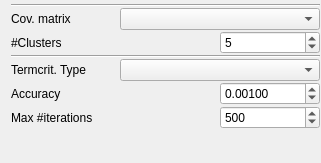
            <widget class="QWidget" name="page_EMC">
             <property name="geometry">
              <rect>
               <x>0</x>
               <y>0</y>
               <width>321</width>
               <height>163</height>
              </rect>
             </property>
             <attribute name="label">
              <string>EM-Classification</string>
             </attribute>
             <layout class="QVBoxLayout" name="verticalLayout_15">
              <property name="spacing">
               <number>1</number>
              </property>
              <property name="topMargin">
               <number>4</number>
              </property>
              <property name="rightMargin">
               <number>1</number>
              </property>
              <property name="bottomMargin">
               <number>1</number>
              </property>
              <item>
               <widget class="Line" name="line_16">
                <property name="orientation">
                 <enum>Qt::Horizontal</enum>
                </property>
               </widget>
              </item>
              <item>
               <layout class="QHBoxLayout" name="horizontalLayout_68">
                <item>
                 <widget class="QLabel" name="label_63">
                  <property name="text">
                   <string>Cov. matrix</string>
                  </property>
                 </widget>
                </item>
                <item>
                 <spacer name="horizontalSpacer_62">
                  <property name="orientation">
                   <enum>Qt::Horizontal</enum>
                  </property>
                  <property name="sizeHint" stdset="0">
                   <size>
                    <width>40</width>
                    <height>20</height>
                   </size>
                  </property>
                 </spacer>
                </item>
                <item>
                 <widget class="QComboBox" name="comboBox_EMC_CoxMatrixType">
                  <property name="minimumSize">
                   <size>
                    <width>200</width>
                    <height>0</height>
                   </size>
                  </property>
                 </widget>
                </item>
               </layout>
              </item>
              <item>
               <layout class="QHBoxLayout" name="horizontalLayout_72">
                <item>
                 <widget class="QLabel" name="label_64">
                  <property name="text">
                   <string>#Clusters</string>
                  </property>
                 </widget>
                </item>
                <item>
                 <spacer name="horizontalSpacer_66">
                  <property name="orientation">
                   <enum>Qt::Horizontal</enum>
                  </property>
                  <property name="sizeHint" stdset="0">
                   <size>
                    <width>40</width>
                    <height>20</height>
                   </size>
                  </property>
                 </spacer>
                </item>
                <item>
                 <widget class="QSpinBox" name="spinBox_EMC_NumClusters">
                  <property name="minimumSize">
                   <size>
                    <width>100</width>
                    <height>0</height>
                   </size>
                  </property>
                  <property name="minimum">
                   <number>1</number>
                  </property>
                  <property name="value">
                   <number>5</number>
                  </property>
                 </widget>
                </item>
               </layout>
              </item>
              <item>
               <widget class="Line" name="line_17">
                <property name="orientation">
                 <enum>Qt::Horizontal</enum>
                </property>
               </widget>
              </item>
              <item>
               <layout class="QHBoxLayout" name="horizontalLayout_70">
                <item>
                 <widget class="QLabel" name="label_70">
                  <property name="text">
                   <string>Termcrit. Type</string>
                  </property>
                 </widget>
                </item>
                <item>
                 <spacer name="horizontalSpacer_64">
                  <property name="orientation">
                   <enum>Qt::Horizontal</enum>
                  </property>
                  <property name="sizeHint" stdset="0">
                   <size>
                    <width>40</width>
                    <height>20</height>
                   </size>
                  </property>
                 </spacer>
                </item>
                <item>
                 <widget class="QComboBox" name="comboBox_EMC_Termcrit_Type">
                  <property name="minimumSize">
                   <size>
                    <width>200</width>
                    <height>0</height>
                   </size>
                  </property>
                 </widget>
                </item>
               </layout>
              </item>
              <item>
               <layout class="QHBoxLayout" name="horizontalLayout_71">
                <item>
                 <widget class="QLabel" name="label_71">
                  <property name="text">
                   <string>Accuracy</string>
                  </property>
                 </widget>
                </item>
                <item>
                 <spacer name="horizontalSpacer_65">
                  <property name="orientation">
                   <enum>Qt::Horizontal</enum>
                  </property>
                  <property name="sizeHint" stdset="0">
                   <size>
                    <width>40</width>
                    <height>20</height>
                   </size>
                  </property>
                 </spacer>
                </item>
                <item>
                 <widget class="QDoubleSpinBox" name="doubleSpinBox_EMC_Termcrit_Accuracy">
                  <property name="minimumSize">
                   <size>
                    <width>100</width>
                    <height>0</height>
                   </size>
                  </property>
                  <property name="decimals">
                   <number>5</number>
                  </property>
                  <property name="maximum">
                   <double>10.000000000000000</double>
                  </property>
                  <property name="singleStep">
                   <double>0.001000000000000</double>
                  </property>
                  <property name="value">
                   <double>0.001000000000000</double>
                  </property>
                 </widget>
                </item>
               </layout>
              </item>
              <item>
               <layout class="QHBoxLayout" name="horizontalLayout_69">
                <item>
                 <widget class="QLabel" name="label_69">
                  <property name="text">
                   <string>Max #iterations</string>
                  </property>
                 </widget>
                </item>
                <item>
                 <spacer name="horizontalSpacer_63">
                  <property name="orientation">
                   <enum>Qt::Horizontal</enum>
                  </property>
                  <property name="sizeHint" stdset="0">
                   <size>
                    <width>40</width>
                    <height>20</height>
                   </size>
                  </property>
                 </spacer>
                </item>
                <item>
                 <widget class="QSpinBox" name="spinBox_EMC_Termcrit_NumIter">
                  <property name="minimumSize">
                   <size>
                    <width>100</width>
                    <height>0</height>
                   </size>
                  </property>
                  <property name="minimum">
                   <number>1</number>
                  </property>
                  <property name="maximum">
                   <number>9999</number>
                  </property>
                  <property name="value">
                   <number>500</number>
                  </property>
                 </widget>
                </item>
               </layout>
              </item>
              <item>
               <spacer name="verticalSpacer_12">
                <property name="orientation">
                 <enum>Qt::Vertical</enum>
                </property>
                <property name="sizeHint" stdset="0">
                 <size>
                  <width>20</width>
                  <height>153</height>
                 </size>
                </property>
               </spacer>
              </item>
             </layout>
            </widget>
